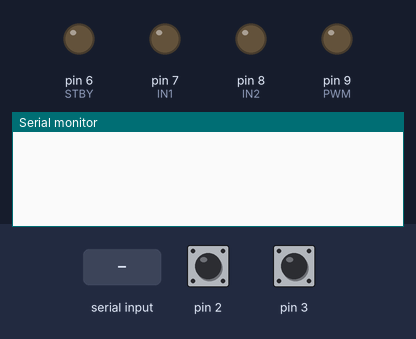
Bench run of a sketch on a simulated Arduino Uno, built with avr-gcc and run on an emulated ATmega328P. Parts: output pins drawn as LEDs (lit = HIGH), the last lines printed to the serial monitor. The test bench sets the inputs (shaded band); at power-on: pin 2 HIGH, pin 3 HIGH.

Above: at 1.2 s.
1.3 s: "STOP\n" received over Serial
At 2.5 s:
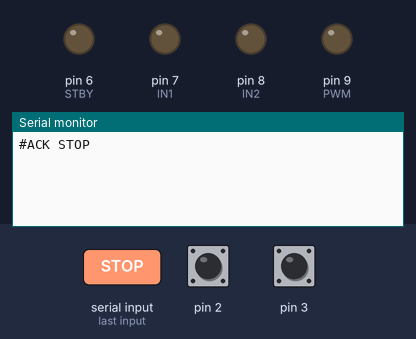
2.8 s: "CONFIG\n" received over Serial
At 3.8 s:
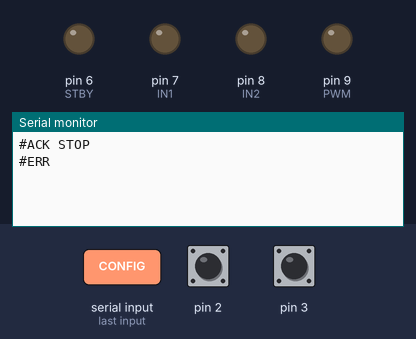

Measured:
- after the input at 1.3 s, the serial monitor: prints a new line at once (image 1)
- after the input at 2.8 s, the serial monitor: prints a new line at once (image 2)

The sketch:

03_commande_moteur.ino
```cpp
#define ALLOW_PID 0
#include <stdlib.h>
#include <string.h>
#include <math.h>
volatile long count=0; volatile byte prevAB=0; volatile bool bad=false;
const int8_t table[16]={0,1,-1,0,-1,0,0,1,1,0,0,-1,0,-1,1,0};
byte ab(){return (digitalRead(2)<<1)|digitalRead(3);}
void tick(){byte next=ab();if((prevAB^next)==3)bad=true;count+=table[(prevAB<<2)|next];prevAB=next;}
void initEncoder(){pinMode(2,INPUT_PULLUP);pinMode(3,INPUT_PULLUP);prevAB=ab();attachInterrupt(digitalPinToInterrupt(2),tick,CHANGE);attachInterrupt(digitalPinToInterrupt(3),tick,CHANGE);}
long readCount(){noInterrupts();long n=count;interrupts();return n;}

const byte STBY=6, IN1=7, IN2=8, PWM=9;
bool configured=false, active=false, pid=false, modeSet=false, gainsSet=false, targetSet=false;
float cpr=0, limitAngle=0, ref=0,kp=0,ki=0,kd=0,integ=0,wf=0,oldq=0;
int signEnc=1, ceiling=0, openPwm=0, applied=0; long origin=0;
unsigned long last=0, started=0, heartbeat=0; byte cycles=0;
char buf[100]; byte len=0; bool overflow=false;
void halt(){digitalWrite(STBY,LOW);analogWrite(PWM,0);digitalWrite(IN1,LOW);digitalWrite(IN2,LOW);active=false;integ=0;applied=0;}
void drive(int p){p=constrain(p,-ceiling,ceiling);if((p>0)!=(applied>0))analogWrite(PWM,0);digitalWrite(IN1,p>0);digitalWrite(IN2,p<0);analogWrite(PWM,abs(p));applied=p;}
bool number(char* s,float &v){if(!s||!*s)return false;char* end;v=strtod(s,&end);return *end==0&&isfinite(v);}
void command(char* s){
 if(!strcmp(s,"STOP")){halt();Serial.println(F("#ACK STOP"));return;}
 if(!strcmp(s,"KEEP")){heartbeat=micros();return;}
 if(active){halt();Serial.println(F("#ERR active"));return;}
 char* cmd=strtok(s,",");if(!cmd)return;
 float a,b,c,d; bool ok=false;
 if(!strcmp(cmd,"CONFIG")){
  configured=false;modeSet=false;gainsSet=false;targetSet=false;
  if(number(strtok(NULL,","),a)&&number(strtok(NULL,","),b)&&number(strtok(NULL,","),c)&&number(strtok(NULL,","),d)&&!strtok(NULL,",")&&a>=1&&a<=1000000&&(b==1||b==-1)&&c>=1&&c<=100&&c==floor(c)&&d>0&&d<=PI){cpr=a;signEnc=b;ceiling=c;limitAngle=d;origin=readCount();noInterrupts();bad=false;interrupts();configured=true;openPwm=0;ref=0;ok=true;}
 }else if(!strcmp(cmd,"MODE")){char* m=strtok(NULL,",");if(m&&!strtok(NULL,",")&&(!strcmp(m,"OPEN")||(ALLOW_PID&&!strcmp(m,"PID")))){pid=!strcmp(m,"PID");modeSet=true;ok=true;}}
 else if(!strcmp(cmd,"PWM")&&configured&&number(strtok(NULL,","),a)&&!strtok(NULL,",")&&fabs(a)<=ceiling&&a==floor(a)){openPwm=a;ok=true;}
 else if(!strcmp(cmd,"SETPOINT")&&configured&&number(strtok(NULL,","),a)&&!strtok(NULL,",")&&fabs(a)<limitAngle*.8){ref=a;targetSet=true;ok=true;}
 else if(!strcmp(cmd,"GAINS")&&number(strtok(NULL,","),a)&&number(strtok(NULL,","),b)&&number(strtok(NULL,","),c)&&!strtok(NULL,",")&&a>0&&a<=10&&b>=0&&b<=10&&c>=0&&c<=10){kp=a;ki=b;kd=c;gainsSet=true;ok=true;}
 else if(!strcmp(cmd,"START")&&!strtok(NULL,",")&&configured&&modeSet&&(!pid||(gainsSet&&targetSet))){float q=signEnc*(readCount()-origin)*2*PI/cpr;if(fabs(q)<limitAngle*.8&&!bad){oldq=q;wf=0;integ=0;started=heartbeat=last=micros();active=true;digitalWrite(STBY,HIGH);ok=true;}}
 Serial.println(ok?F("#ACK"):F("#ERR"));
}
void setup(){pinMode(STBY,OUTPUT);pinMode(IN1,OUTPUT);pinMode(IN2,OUTPUT);pinMode(PWM,OUTPUT);halt();initEncoder();Serial.begin(115200);last=micros();}
void loop(){
 unsigned long now=micros();
 if(active&&(now-heartbeat>500000UL||now-started>5000000UL||bad)){halt();Serial.println(F("#FAULT timeout/encoder"));}
 for(byte i=0;i<32&&Serial.available();i++){char ch=Serial.read();if(ch=='\n'){if(!overflow){buf[len]=0;command(buf);}else halt();len=0;overflow=false;}else if(ch!='\r'){if(len<sizeof(buf)-1&&!overflow)buf[len++]=ch;else overflow=true;}}
 now=micros();unsigned long elapsed=now-last;if(elapsed<10000)return;last=now;
 if(!configured)return;
 if(active&&elapsed>20000){halt();Serial.println(F("#FAULT timing"));}
 float dt=elapsed*1e-6;long n=signEnc*(readCount()-origin);float q=n*2*PI/cpr;wf=.2*(q-oldq)/dt+.8*wf;oldq=q;float e=ref-q;
 if(active){if(fabs(q)>=limitAngle){halt();Serial.println(F("#FAULT travel"));}else if(pid){float cand=integ+e*dt;float lim=ceiling/255.;float raw=kp*e+ki*cand-kd*wf;if(!((raw>lim&&e>0)||(raw< -lim&&e<0)))integ=cand;drive(round(255*constrain(kp*e+ki*integ-kd*wf,-lim,lim)));}else drive(openPwm);}
 if(++cycles>=4){cycles=0;if(Serial.availableForWrite()>=48){Serial.print(now);Serial.print(',');Serial.print(n);Serial.print(',');Serial.print(q,6);Serial.print(',');Serial.print(wf,6);Serial.print(',');Serial.print(ref,6);Serial.print(',');Serial.print(applied);Serial.print(',');Serial.println(e,6);}}
}
```
